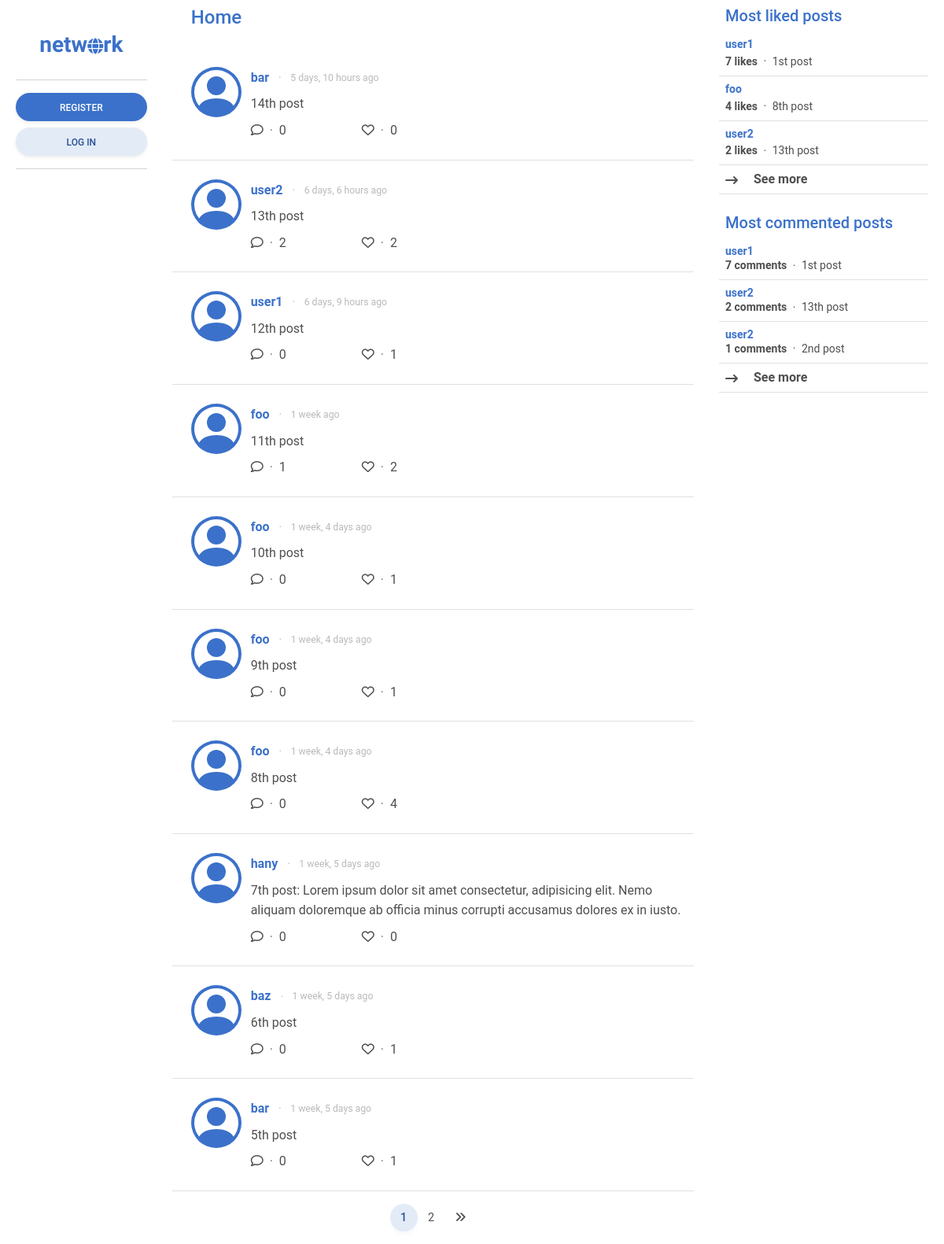
The app's page /, older data.
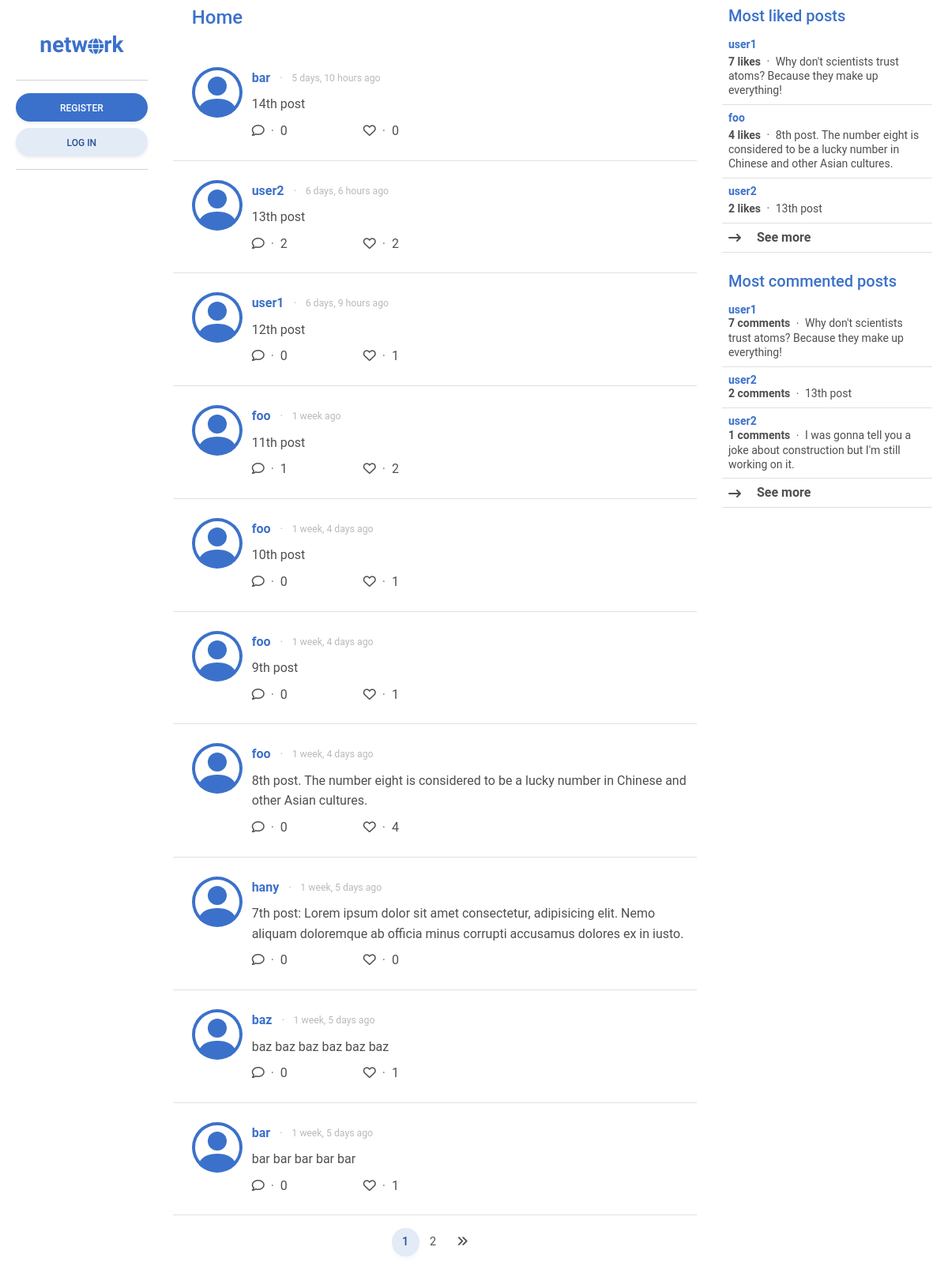
The same page, newer data.
### network/models.py (models this page shows, shortened)
class Post(models.Model):
    content = models.CharField(max_length=255)
    poster = models.ForeignKey(User, on_delete=models.CASCADE, related_name="posts")
    likers = models.ManyToManyField(User, blank=True, related_name="likes")
    date_posted = models.DateTimeField(auto_now_add=True)
    edited = models.BooleanField(default=False)
    def most_liked_posts():
        posts = Post.objects.annotate(likes_count=Count('likers'))
        return posts.order_by('-likes_count')
    def most_commented_posts():
        posts = Post.objects.annotate(comment_count=Count('comments'))
        return posts.order_by('-comment_count')
    class Meta:
        ordering = ["-date_posted"]

class User(AbstractUser):
    pass
    date_joined = models.DateTimeField(auto_now_add=True)
    following = models.ManyToManyField("self", blank=True, related_name="followers", symmetrical=False)
    def most_followed_users():
        users = User.objects.annotate(follower_count=Count('followers'))
        return users.order_by('-follower_count')

### network/views.py (the view)
# urls.py: path("", views.index, name="index"),
def index(request):
    most_followed_users = User.most_followed_users()
    most_liked_posts = Post.most_liked_posts()
    most_commented_posts = Post.most_commented_posts()
    posts = Post.objects.all()
    p = Paginator(posts, 10) # Will set to 10 posts later
    page_number = request.GET.get("page")
    page_posts = p.get_page(page_number)
    return render(request, "network/index.html", {
        "most_followed_users": most_followed_users,
        "most_liked_posts": most_liked_posts,
        "most_commented_posts": most_commented_posts,
        "posts": page_posts,
        "page_number": page_number,
    })

### network/templates/network/index.html
{% extends "network/layout.html" %}
{% block sidebar_left %}
    {% include "network/sidebar_left.html" %}
{% endblock %}
{% block main %}
    {% url 'index' as index %}
    {% url 'following' as following %}
    {% url 'likes' as likes %}
    {% if request.path == index %}
    {% include "network/posts.html" with posts=posts headline="Home" %}
    {% elif request.path == following %}
    {% include "network/posts.html" with posts=posts headline="Following" %}
    {% elif request.path == likes %}
    {% include "network/posts.html" with posts=posts headline="Likes" %}
    {% endif %}
    {% include "network/pagination.html" with posts=posts %}
{% endblock %}
{% block sidebar_right %}
    {% include "network/sidebar_right.html" %}
{% endblock %}

### network/templates/network/posts.html (shortened to what this page needs)
{% load humanize %}
{% if headline %}
<div class="h4 mb-0 pb-4 px-4 pt-2 sticky-top transparan text-primary">
    {{ headline }}
</div>
{% endif %}
{% if not posts %}
<div class="container p-0">
    <h5 class="text-center p-3">No posts yet.</h5>
</div>
{% else %}
{% for post in posts %}
<div class="container p-4 border-bottom post">
    <div class="row">
        <a href="{% url 'profile' user=post.poster.username %}" class="col-auto">
        </a>
        <div class="col p-0">
            <div class="d-flex justify-content-between align-items-center">
                <div>
                    <a href="{% url 'profile' user=post.poster.username %}" class="fw-bold text-decoration-none align-middle">
                        {{ post.poster.username }}
                    </a>
                    <span class="small text-muted opacity-50 align-middle">
                        <span class="mx-2 align-middle">&#183;</span>
                        <span class="small align-middle">{{ post.date_posted|naturaltime }}</span>
                    </span>
                </div>
            </div>
            <div class="my-2">{{ post.content }}</div>
            <div class="d-flex justify-content-start align-items-center">
                <span class="pe-5">
                    <i class="fa-regular fa-comment" role="button" data-mdb-toggle="modal"
                        data-mdb-target="#comment_modal_{{ post.id }}"></i>
                    <span class="mx-1 text-muted">&#183;</span>
                    <span role="button" data-mdb-toggle="modal" data-mdb-target="#comment_list_modal_{{ post.id }}">
                        {% if post.comments.count %}
                        {{ post.comments.count }}
                        {% else %}
                        0
                        {% endif %}
                    </span>
                </span>
                <span class="px-5">
                    <i {% if user.is_authenticated and user in post.likers.all %} class="fa-solid fa-heart" {% elif
                        user.is_authenticated %} class="fa-regular fa-heart" {% else %} class="fa-regular fa-heart"
                        role="button" data-mdb-toggle="modal" data-mdb-target="#like_post_{{ post.id }}" {% endif %}>
                    </i>
                    <span class="mx-1 text-muted">&#183;</span>
                    <span role="button" data-mdb-toggle="modal" data-mdb-target="#likers_modal_{{ post.id }}">
                        {% if post.likers.count %}
                        {{ post.likers.count }}
                        {% else %}
                        0
                        {% endif %}
                    </span>
                </span>
            </div>
        </div>
    </div>
</div>
{% endfor %}
{% endif %}

### network/templates/network/sidebar_right.html (shortened to what this page needs)
<div class="mb-4 lh-sm">
    <div class="h5 px-2 text-primary sticky-top transparan">Most liked posts</div>
    <div class="list-group list-group-light list-group-small">
        {% for post in most_liked_posts|slice:":3" %}
        <div class="post p-2 border-bottom small">
            <a href="{% url 'post' id=post.id %}" class="text-body text-decoration-none align-middle">
                <div class="text-primary fw-bold mb-1">{{ post.poster.username }}</div>
                <span class="fw-bold">{{ post.likers.count }} likes</span>
                <span class="mx-1 align-middle">&#183;</span>
                <span>{{post.content}}</span>
            </a>
        </div>
        {% endfor %}
        <div class="fw-bold post p-2 border-bottom" role="button" data-mdb-toggle="modal" data-mdb-target="#most_liked_posts">
            <i class="align-middle me-3 fa-solid fa-arrow-right-long"></i>
            See more
        </div>
    </div>
</div>
<div class="lh-sm">
    <div class="h5 px-2 text-primary">Most commented posts</div>
    <div class="list-group list-group-light list-group-small">
        {% for post in most_commented_posts|slice:":3" %}
        <div class="post p-2 border-bottom small">
            <a href="{% url 'post' id=post.id %}" class="text-body text-decoration-none align-middle">
                <div class="text-primary fw-bold">{{ post.poster.username }}</div>
                <span class="fw-bold">{{ post.comments.count }} comments</span>
                <span class="mx-1 align-middle">&#183;</span>
                {{ post.content }}
            </a>
        </div>
        {% endfor %}
        <div class="fw-bold post p-2 border-bottom" role="button" data-mdb-toggle="modal" data-mdb-target="#most_commented_posts">
            <i class="align-middle me-3 fa-solid fa-arrow-right-long"></i>
            See more
        </div>
    </div>
</div>

Row changes from the older to the newer data that the page shows:
changed Post: content "8th post" → "8th post. The number eight is considered to be a lucky number in Chinese and other Asian cultures."
changed Post "baz": content "6th post" → "baz baz baz baz baz baz"
changed Post: content "5th post" → "bar bar bar bar bar"
changed Post: content "1st post" → "Why don't scientists trust atoms? Because they make up everything!"
changed Post: content "2nd post" → "I was gonna tell you a joke about construction but I'm still working on it."
